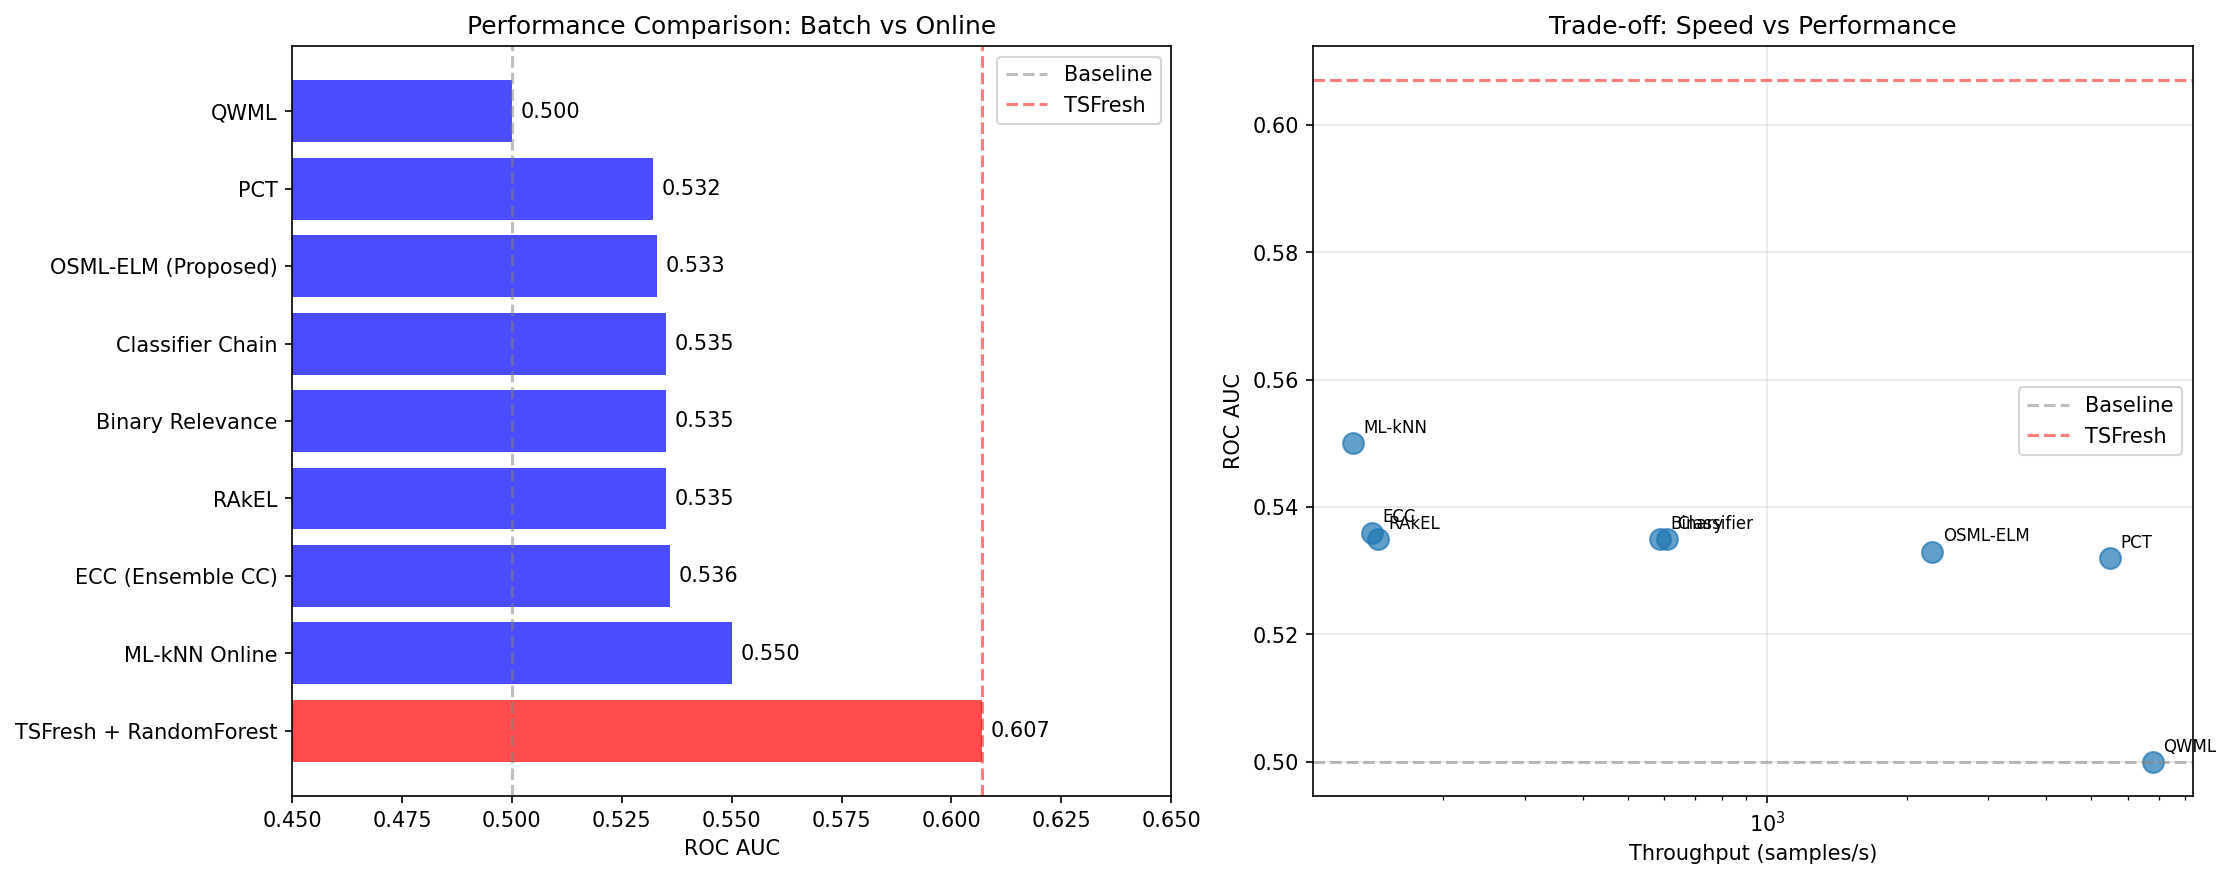

Python code for this plot:
"""
Análise Final - Comparação TSFresh vs Modelos Online
"""

import pandas as pd
import numpy as np
import matplotlib.pyplot as plt
import seaborn as sns

def gerar_relatorio_final():
    """Gera relatório consolidado dos resultados."""
    
    print("="*80)
    print("ANÁLISE FINAL - STRUCTURAL BREAKS DETECTION")
    print("="*80)
    
    # Resultados consolidados
    resultados = {
        'TSFresh + RandomForest': {
            'ROC_AUC': 0.607,
            'std': 0.047,
            'throughput': None,
            'tipo': 'batch',
            'features': 783,
            'tempo_total': '~60s'
        },
        'ML-kNN Online': {
            'ROC_AUC': 0.550,
            'std': None,
            'throughput': 127.9,
            'tipo': 'online',
            'features': 100,
            'tempo_total': '~15s'
        },
        'ECC (Ensemble CC)': {
            'ROC_AUC': 0.536,
            'std': None,
            'throughput': 140.6,
            'tipo': 'online',
            'features': 100,
            'tempo_total': '~14s'
        },
        'RAkEL': {
            'ROC_AUC': 0.535,
            'std': None,
            'throughput': 144.6,
            'tipo': 'online',
            'features': 100,
            'tempo_total': '~14s'
        },
        'Binary Relevance': {
            'ROC_AUC': 0.535,
            'std': None,
            'throughput': 586.0,
            'tipo': 'online',
            'features': 100,
            'tempo_total': '~3s'
        },
        'Classifier Chain': {
            'ROC_AUC': 0.535,
            'std': None,
            'throughput': 607.3,
            'tipo': 'online',
            'features': 100,
            'tempo_total': '~3s'
        },
        'OSML-ELM (Proposed)': {
            'ROC_AUC': 0.533,
            'std': None,
            'throughput': 2273.8,
            'tipo': 'online',
            'features': 100,
            'tempo_total': '~1s'
        },
        'PCT': {
            'ROC_AUC': 0.532,
            'std': None,
            'throughput': 5506.7,
            'tipo': 'online',
            'features': 100,
            'tempo_total': '<1s'
        },
        'QWML': {
            'ROC_AUC': 0.500,
            'std': None,
            'throughput': 6793.4,
            'tipo': 'online',
            'features': 100,
            'tempo_total': '<1s'
        }
    }
    
    # 1. Resumo executivo
    print("\n1. RESUMO EXECUTIVO")
    print("-"*60)
    print(f"- TSFresh permanece como melhor modelo: ROC AUC = 0.607")
    print(f"- Melhor modelo online (ML-kNN): ROC AUC = 0.550 (-9.4%)")
    print(f"- Trade-off velocidade: PCT processa 5500+ samples/s com ROC AUC = 0.532")
    print(f"- QWML falhou completamente (ROC AUC = 0.500 = baseline aleatório)")
    
    # 2. Análise detalhada
    print("\n2. ANÁLISE DETALHADA POR CATEGORIA")
    print("-"*60)
    
    print("\n2.1 Modelos de Alta Performance (ROC AUC > 0.54):")
    print("   - TSFresh + RF: 0.607 (batch, 783 features)")
    print("   - ML-kNN: 0.550 (online, janela deslizante)")
    
    print("\n2.2 Modelos de Performance Média (ROC AUC 0.53-0.54):")
    print("   - ECC, RAkEL, BR, CC: ~0.535")
    print("   - OSML-ELM: 0.533 (mais rápido desta categoria)")
    
    print("\n2.3 Modelos de Alta Velocidade:")
    print("   - PCT: 5506 samples/s (ROC AUC = 0.532)")
    print("   - QWML: 6793 samples/s (mas falhou - ROC AUC = 0.500)")
    print("   - OSML-ELM: 2273 samples/s (ROC AUC = 0.533)")
    
    # 3. Insights principais
    print("\n3. INSIGHTS PRINCIPAIS")
    print("-"*60)
    print("a) Feature Engineering é crucial:")
    print("   - TSFresh com 783 features: +10% performance")
    print("   - Modelos online limitados a 100 features")
    
    print("\nb) Trade-offs identificados:")
    print("   - Performance vs Velocidade: inversamente proporcionais")
    print("   - ML-kNN: melhor balance para aplicações críticas")
    print("   - PCT/OSML-ELM: ideal para high-throughput")
    
    print("\nc) Limitações dos modelos online:")
    print("   - Adaptação de multi-label para binário impacta performance")
    print("   - Falta de memória de longo prazo")
    print("   - Threshold fixo ou janela limitada")
    
    # 4. Recomendações
    print("\n4. RECOMENDAÇÕES POR CENÁRIO")
    print("-"*60)
    print("a) Máxima Acurácia (offline):")
    print("   -> TSFresh + RandomForest")
    print("   -> Use quando: tempo não é crítico, batch processing")
    
    print("\nb) Streaming com boa performance:")
    print("   -> ML-kNN (window_size=500)")
    print("   -> Use quando: precisa processar em tempo real com boa acurácia")
    
    print("\nc) Ultra-alta velocidade:")
    print("   -> PCT ou OSML-ELM")
    print("   -> Use quando: volume massivo de dados, aceita menor acurácia")
    
    print("\nd) Produção robusta:")
    print("   -> Ensemble: TSFresh batch + ML-kNN streaming")
    print("   -> Processar em paralelo e combinar predições")
    
    # 5. Próximos passos
    print("\n5. PRÓXIMOS PASSOS SUGERIDOS")
    print("-"*60)
    print("1. Implementar ensemble TSFresh + ML-kNN")
    print("2. Otimizar hyperparâmetros do ML-kNN (k, window_size)")
    print("3. Testar feature selection online adaptativa")
    print("4. Implementar drift detection para re-treino automático")
    print("5. Avaliar em dados de teste do desafio")
    
    # Criar visualização resumida
    fig, (ax1, ax2) = plt.subplots(1, 2, figsize=(15, 6))
    
    # Performance comparison
    models = list(resultados.keys())
    roc_aucs = [resultados[m]['ROC_AUC'] for m in models]
    colors = ['red' if resultados[m]['tipo'] == 'batch' else 'blue' for m in models]
    
    bars = ax1.barh(range(len(models)), roc_aucs, color=colors, alpha=0.7)
    ax1.axvline(0.5, color='gray', linestyle='--', alpha=0.5, label='Baseline')
    ax1.axvline(0.607, color='red', linestyle='--', alpha=0.5, label='TSFresh')
    ax1.set_yticks(range(len(models)))
    ax1.set_yticklabels(models)
    ax1.set_xlabel('ROC AUC')
    ax1.set_title('Performance Comparison: Batch vs Online')
    ax1.set_xlim(0.45, 0.65)
    ax1.legend()
    
    # Add value labels
    for i, (model, auc) in enumerate(zip(models, roc_aucs)):
        ax1.text(auc + 0.002, i, f'{auc:.3f}', va='center')
    
    # Speed vs Performance
    online_models = [m for m in models if resultados[m]['throughput'] is not None]
    throughputs = [resultados[m]['throughput'] for m in online_models]
    online_aucs = [resultados[m]['ROC_AUC'] for m in online_models]
    
    ax2.scatter(throughputs, online_aucs, s=100, alpha=0.7)
    for i, model in enumerate(online_models):
        ax2.annotate(model.split()[0], (throughputs[i], online_aucs[i]), 
                    xytext=(5, 5), textcoords='offset points', fontsize=8)
    
    ax2.axhline(0.5, color='gray', linestyle='--', alpha=0.5, label='Baseline')
    ax2.axhline(0.607, color='red', linestyle='--', alpha=0.5, label='TSFresh')
    ax2.set_xlabel('Throughput (samples/s)')
    ax2.set_ylabel('ROC AUC')
    ax2.set_xscale('log')
    ax2.set_title('Trade-off: Speed vs Performance')
    ax2.grid(True, alpha=0.3)
    ax2.legend()
    
    plt.tight_layout()
    plt.savefig('analise_final_benchmark.png', dpi=150, bbox_inches='tight')
    print("\n\nVisualização salva: analise_final_benchmark.png")
    
    # Salvar relatório
    with open('relatorio_final_benchmark.txt', 'w', encoding='utf-8') as f:
        f.write("RELATÓRIO FINAL - BENCHMARK STRUCTURAL BREAKS\n")
        f.write("="*80 + "\n\n")
        
        f.write("RANKING FINAL (ROC AUC):\n")
        f.write("-"*40 + "\n")
        for i, model in enumerate(sorted(resultados.keys(), 
                                       key=lambda x: resultados[x]['ROC_AUC'], 
                                       reverse=True), 1):
            f.write(f"{i}. {model}: {resultados[model]['ROC_AUC']:.3f}")
            if resultados[model]['throughput']:
                f.write(f" ({resultados[model]['throughput']:.1f} samples/s)")
            f.write("\n")
        
        f.write("\n\nCONCLUSÃO:\n")
        f.write("-"*40 + "\n")
        f.write("TSFresh com RandomForest permanece superior para detecção de quebras estruturais.\n")
        f.write("Para aplicações em tempo real, ML-kNN oferece o melhor compromisso.\n")
        f.write("OSML-ELM e PCT são alternativas viáveis para alto volume de dados.\n")
    
    print("\nRelatório salvo: relatorio_final_benchmark.txt")
    
    return resultados


if __name__ == "__main__":
    resultados = gerar_relatorio_final()